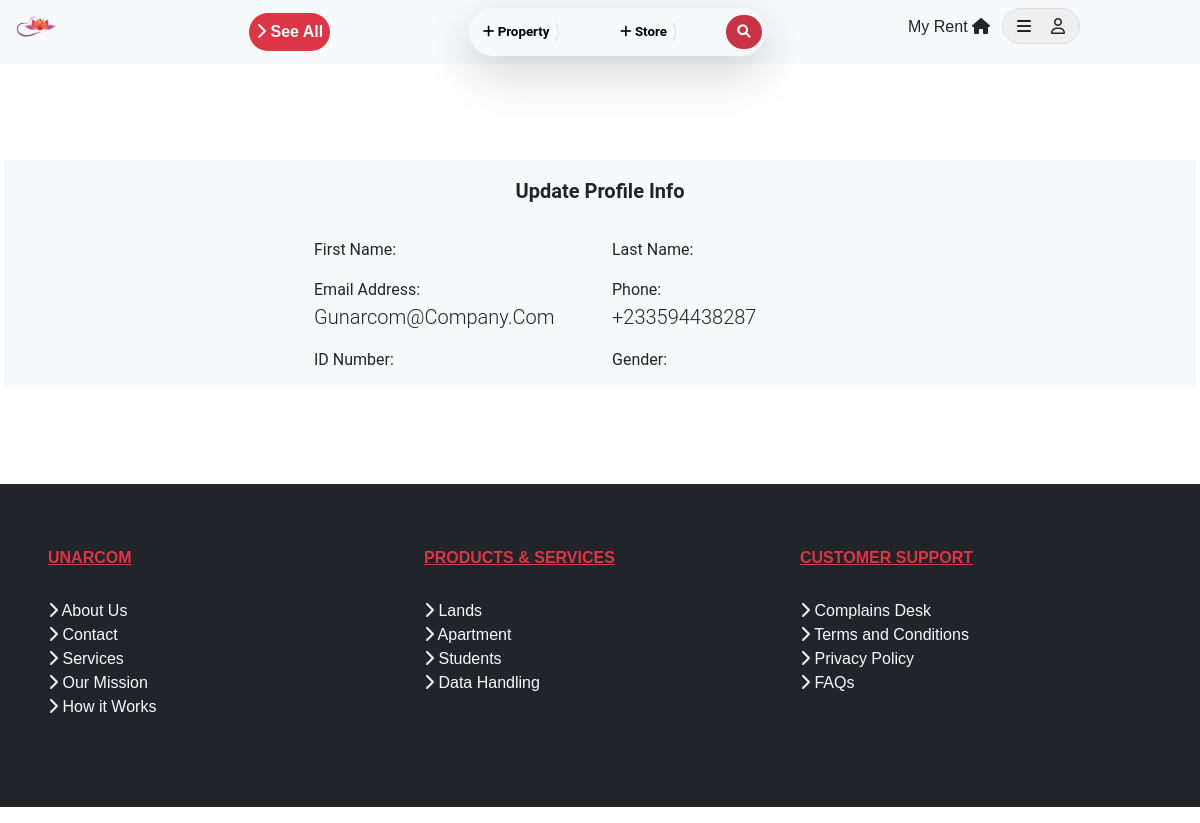
/users/profile/ (signed in), run on an earlier commit of the app's database.
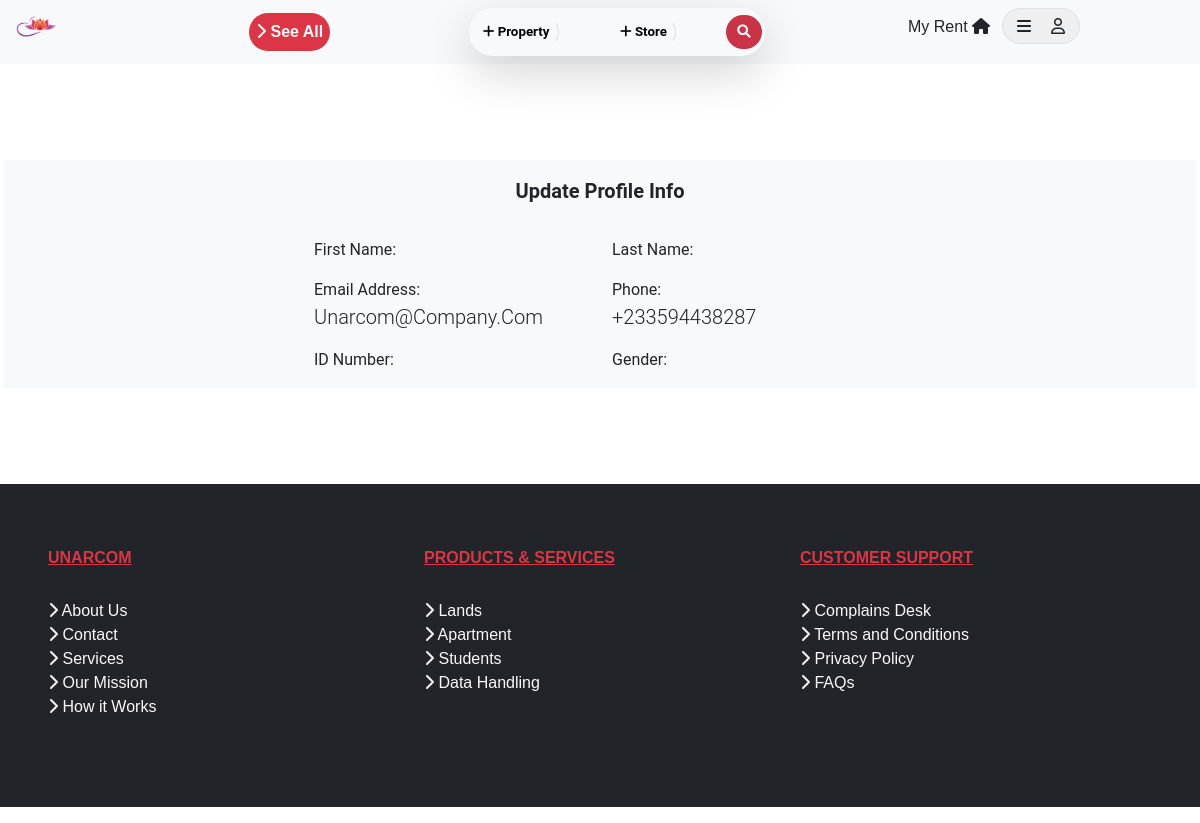
And on a later commit of the database.
### users/models.py (models this page shows, shortened)
class RoomUser(AbstractBaseUser):
	email = models.EmailField(unique=True)
	first_name = models.CharField(max_length=100)
	last_name = models.CharField(max_length=100)
	ghana_card_number = models.CharField(max_length=50)
	telephone = PhoneNumberField()
	gender = models.CharField(max_length=10)
	is_staff = models.BooleanField(default=False)
	is_active = models.BooleanField(default=True)
	is_admin = models.BooleanField(default=False)
	date_joined = models.DateTimeField(default=timezone.now)
	USERNAME_FIELD = 'email'
	REQUIRED_FIELDS = 	['telephone']
	objects = CustomManager()
	@property
	def is_staff(self):
		return self.is_admin

### users/views.py (the view)
# urls.py: path('profile/', views.profile, name='profile'),
@login_required
def profile(request):
    return render(request, 'users/profile.html')

### users/templates/users/profile.html (shortened to what this page needs)
{% extends 'hostels/base.html' %}
{% load static %}
{% load crispy_forms_tags %}
{% block content %}
<section class="user">
    <div class="container5">
        <div class="row d-flex justify-content-center bg-light">
            <div class="col-sm-12 col-md-12 col-lg-6">
                <p class="lead text-center p-3 text-dark fw-bold">Update Profile Info</p>
                <div class="row">
                    <div class="col-sm-6 col-md-6 col-lg-6">
                        <label>First Name:</label><br>
                    </div>
                    <div class="col-sm-6 col-md-6 col-lg-6">
                        <label>Last Name:</label><br>
                    </div>
                    <div class="col-sm-6 col-md-6 col-lg-6">
                        <label>Email Address:</label><br>
                        <p class="lead text-capitalize text-dark">{{user.email}}</p>
                    </div>
                    <div class="col-sm-6 col-md-6 col-lg-6">
                        <label>Phone:</label><br>
                        <p class="lead text-capitalize text-dark">{{user.telephone}}</p>
                    </div>
                    <div class="col-sm-6 col-md-6 col-lg-6">
                        <label>ID Number:</label><br>
                    </div>
                    <div class="col-sm-6 col-md-6 col-lg-6">
                        <label>Gender:</label><br>
                    </div>
                </div>
            </div>
        </div>
    </div>
</section>
{% endblock %}

What changed in the data, as far as the page shows it:
changed RoomUser: email "Gunarcom@company.com" → "Unarcom@company.com"
